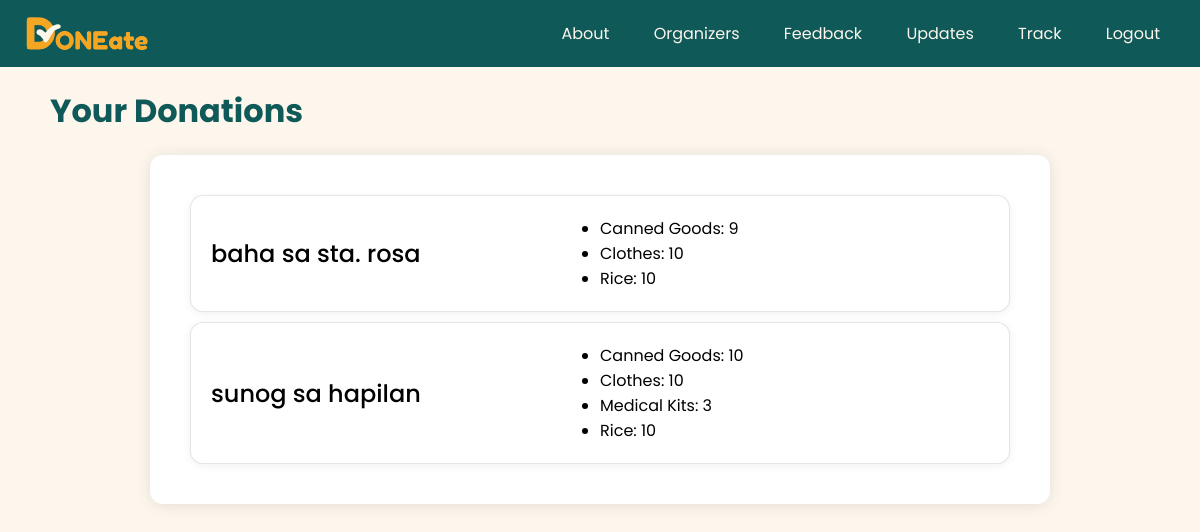
The app's page /donor_track (signed in), older data.
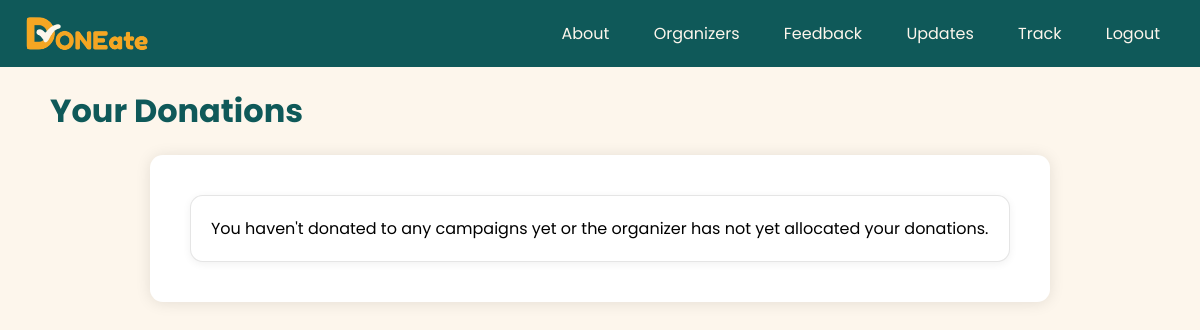
The same page, newer data.
### models.py (models this page shows, shortened)
class Campaigns(db.Model):
    __tablename__ = 'Campaigns'
    CampaignID = Column(Integer, primary_key=True, autoincrement=True)
    OrganizerID = Column(Integer, ForeignKey('Organizers.OrganizerID'))
    Name = Column(String(100))
    Description = Column(Text)
    Status = Column(String(20))
    isUrgent = Column(Integer)
    DatePosted = Column(Date, default=date.today)
    Location = Column(String(31))
    organizer = db.relationship("Organizers", backref="campaigns")

class ItemList(db.Model):
    __tablename__ = 'ItemList'
    ItemID = Column(Integer, primary_key=True, autoincrement=True)
    ItemName = Column(String(100))

### app.py (the view)
@app.route('/donor_track')
def donor_track():
    donor_id = session.get('donor_id')  # make sure this is set on login
    results = (
        db.session.query(
            Campaigns.Name.label('campaign_name'),
            ItemList.ItemName.label('item_name'),
            func.sum(Inventory.QuantityAvailable).label('quantity')
        )
        .join(Donations, Donations.DonationID == Inventory.DonationID)
        .join(Campaigns, Campaigns.CampaignID == Inventory.CampaignID)
        .join(ItemList, ItemList.ItemID == Inventory.ItemID)
        .filter(Donations.DonorID == donor_id)
        .group_by(Campaigns.Name, ItemList.ItemName)
        .all()
    )
    campaigns = defaultdict(list)
    for row in results:
        campaigns[row.campaign_name].append((row.item_name, row.quantity))
    return render_template('donor_track.html', campaigns=campaigns, role = session.get('role'))

### templates/donor_track.html
{% extends "layout.html" %}
{% block body %}
<body>
    {% include "navigation.html" %}
    <h1 id="donor-page-title">Your Donations</h1>
    <div class="donor-center-container">
        {% if campaigns %}
        {% for campaign, items in campaigns.items() %}
        <div class="donor-center-div">
            <h3 class="organizer-name">{{ campaign }}</h3>
            <div class="allocate-summary-list">
                <ul>
                    {% for item_name, qty in items %}
                    <li>{{ item_name }}: {{ qty }}</li>
                    {% endfor %}
                </ul>
            </div>
        </div>
        {% endfor %}
        {% else %}
        <div class="donor-center-div">
            <p>You haven't donated to any campaigns yet or the organizer has not yet allocated your donations.</p>
        </div>
        {% endif %}
    </div>
</body>
{% endblock %}

Row changes from the older to the newer data that the page shows:
no longer on this page (row edited): Campaigns: Name "baha sa sta. rosa"
no longer on this page (row unchanged): ItemList: ItemName "Canned Goods", qty "9", qty "10"
no longer on this page (row unchanged): ItemList: ItemName "Clothes", qty "10"
no longer on this page (row unchanged): ItemList: ItemName "Rice", qty "10"
no longer on this page (row edited): Campaigns: Name "sunog sa hapilan"
no longer on this page (row unchanged): ItemList: ItemName "Medical Kits", qty "3", shown under "sunog sa hapilan"
Text that changed along with them:
text now shown: "You haven't donated to any campaigns yet or the organizer has not yet allocated your donations."
